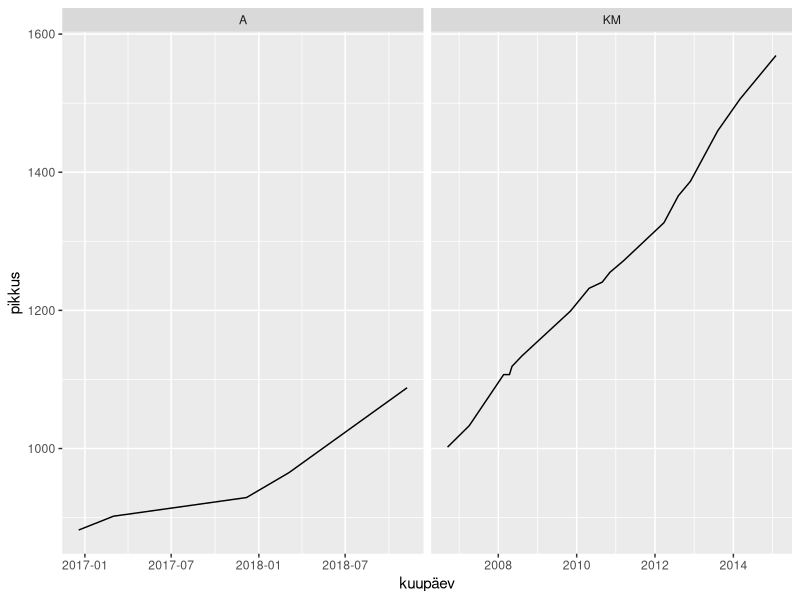
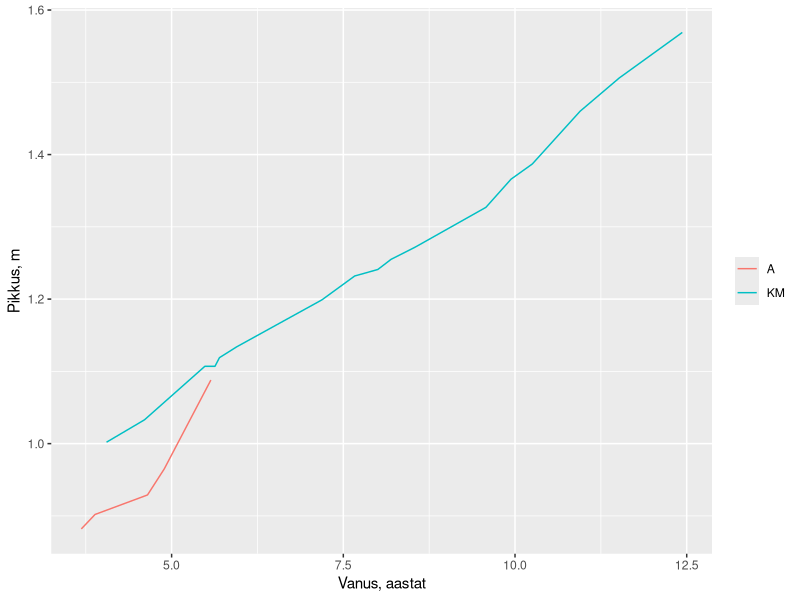
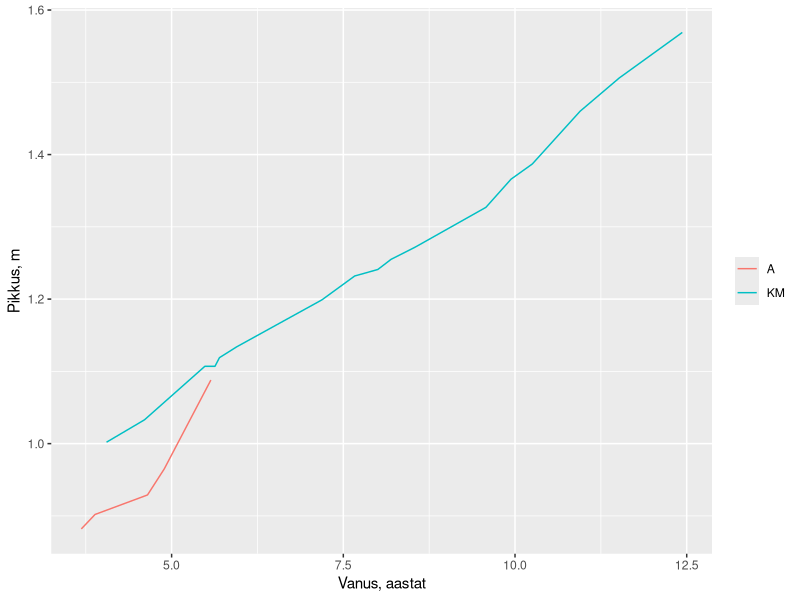

Write the R code that produced these figures, in order.
library(tidyverse)
library(here)
library(lubridate)

pikkused <- read_csv(here::here("pikkused.csv"), 
                     col_types = cols(kuupäev = col_date(format = "%d-%m-%Y")))

pikkused %>% 
  ggplot() +
  geom_line(aes(kuupäev, pikkus)) +
  facet_wrap(~laps, scales = "free_x")

pikkused <- pikkused %>% 
  mutate(vanus = case_when(
    laps == "KM" ~ interval(dmy("27-08-2002"), kuupäev) / years(1),
    laps == "A" ~ interval(dmy("13-04-2013"), kuupäev)  / dyears(1)
  ))

pikkused %>% 
  ggplot() +
  geom_line(aes(vanus, pikkus / 1000, color = laps)) +
  labs(y = "Pikkus, m", x = "Vanus, aastat") +
  theme(legend.title = element_blank())
ggsave("kasv.svg", width = 4, height = 3)
